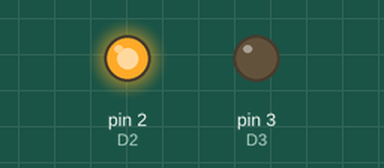
The sketch below on a simulated Arduino Uno, built with avr-gcc and run on an emulated ATmega328P. Parts: output pins drawn as LEDs (lit = HIGH).

Above: at 0.3 s.
At 0.9 s:
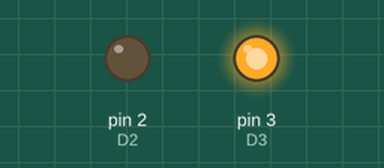
At 2.77 s:
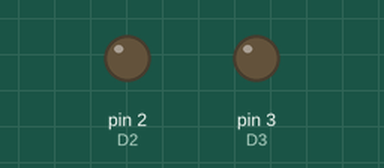
At 5.8 s:
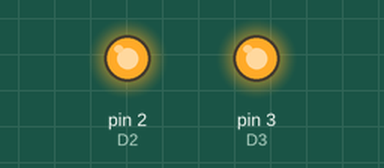
Timing chart, 0 to 8.9 s (numbered marks = the images above):
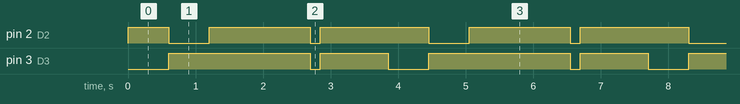

The sketch:

Ornek3_RobotGozleri.ino
```cpp
/*
  ROBOTİK KODLAMA 10 - 6. HAFTA - ÖRNEK 3 (BİRLEŞTİRME): ROBOTUN GÖZLERİ
  ----------------------------------------------------------------------
  Senaryo : Eğitsel bir robotun iki LED'li gözleri sola ve sağa bakar, karşıya bakar, göz kırpar.
  Kazanım : İki LED'i breadboard'a bağlamak, iki pini birlikte sürmek, 5. haftadaki
            robot elektronik bileşenleri ve LED anot/katot bilgisini birleştirmek.

  MALZEME LİSTESİ
    Bileşen              Adet   Bağlandığı yer
    Arduino Uno           1     -
    Breadboard            1     -
    LED (kırmızı)         2     Sol göz ve sağ göz; kısa bacakları (katot) GND hattında
    Direnç 220 ohm        2     Her LED için birer tane; D2 -> sol göz, D3 -> sağ göz
    Jumper kablo          3     D2, D3 ve GND bağlantıları

  DEVRE (adım adım)
    1) GND -> breadboard mavi (-) hat.
    2) Her iki LED'in katodunu (kısa bacak) mavi hatta tak. Anotları (uzun bacak) ayrı sütunlara tak.
    3) Her anot sütununa bir 220 ohm direnç tak, direncin diğer ucundan Arduino'ya kablo çek:
       sol göz için D2, sağ göz için D3.

  İPUCU: Her LED'in kendi direnci vardır. İki LED tek dirence bağlanmaz.
*/

void setup() {
  pinMode(2, OUTPUT);     // D2: sol göz LED'i çıkış
  pinMode(3, OUTPUT);     // D3: sağ göz LED'i çıkış
}

void loop() {
  digitalWrite(2, HIGH); digitalWrite(3, LOW);  delay(600);    // sola bak: yalnız sol göz yanık
  digitalWrite(2, LOW);  digitalWrite(3, HIGH); delay(600);    // sağa bak: yalnız sağ göz yanık
  digitalWrite(2, HIGH); digitalWrite(3, HIGH); delay(1500);   // karşıya bak: iki göz yanık
  digitalWrite(2, LOW);  digitalWrite(3, LOW);  delay(150);    // göz kırp: iki göz kısa süre sönük
  digitalWrite(2, HIGH); digitalWrite(3, HIGH); delay(1000);   // gözler tekrar açık
}

/*
  DEĞİŞTİR VE GÖZLE
    - Göz kırpma süresini 150'den 600'e çıkar. Robot yorgun mu görünür?
    - İki LED'in direncini 220 yerine 1k ohm yap (Tinkercad). Parlaklık nasıl değişir?
      (Akım 3 V / 1000 ohm = 3 mA olur, LED soluk yanar.)

  TOPLAM SÜRE (doğrulama): 600 + 600 + 1500 + 150 + 1000 = 3850 ms
*/
```

Measured:
- by itself, pin 2 (D2): repeats every 3.9 s: LOW 0.60 s, HIGH 1.5 s, LOW 0.15 s, HIGH 1.6 s
- by itself, pin 3 (D3): repeats every 3.9 s: LOW 0.15 s, HIGH 1.0 s, LOW 0.60 s, HIGH 2.1 s
- by itself, everything shown: repeats every 3.9 s, in 5 steps
